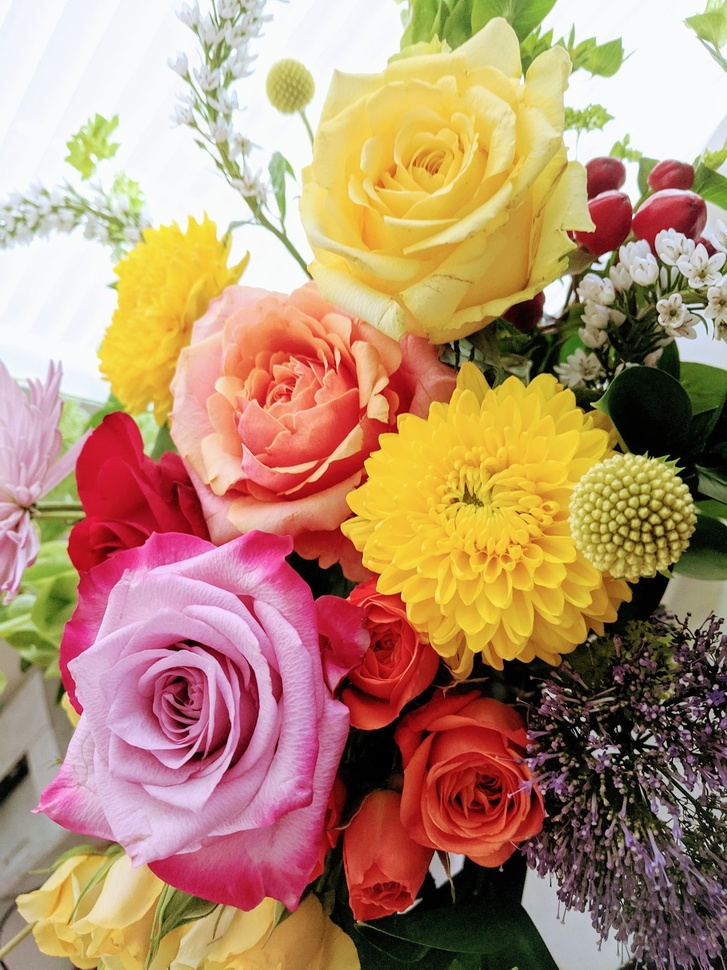
#> input picture image1.jpg, 727 x 970 px, shrunk from 1440 x 1920 before the run
$ jupyter execute image_compression.ipynb
#> lines starting #> are read from the running program, lines starting #| are printed output that depends on the picture; long printed decimals are rounded
[cell 1]
import cv2
import numpy as np
from sklearn.decomposition import PCA
import matplotlib.pyplot as plt

[cell 2]
image = cv2.imread('image1.jpg')
#> image is the input picture: shape (970, 727, 3); mean B, G, R 112.7, 142.5, 180.1
image = cv2.cvtColor(image , cv2.COLOR_BGR2RGB)
image.shape
#> Out = (970, 727, 3)

[cell 3]
prev_size = image.size
#> prev_size = 2115570

[cell 4]
plt.imshow(image)

[cell 5]
r , g , b = cv2.split(image)
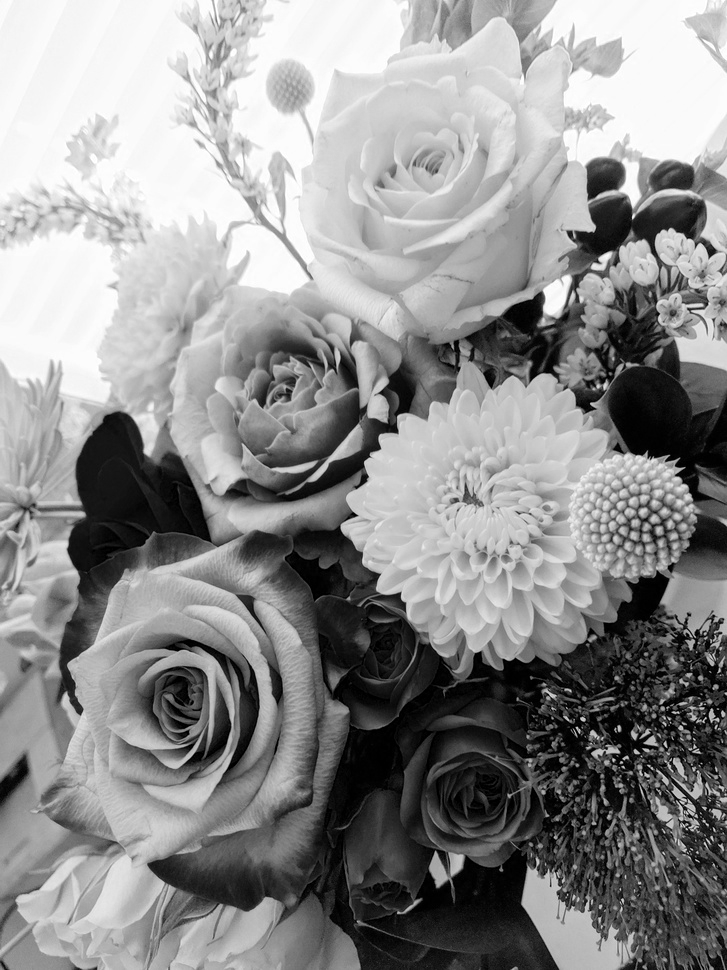
#> g: shape (970, 727); min 0, max 255, mean 142.5
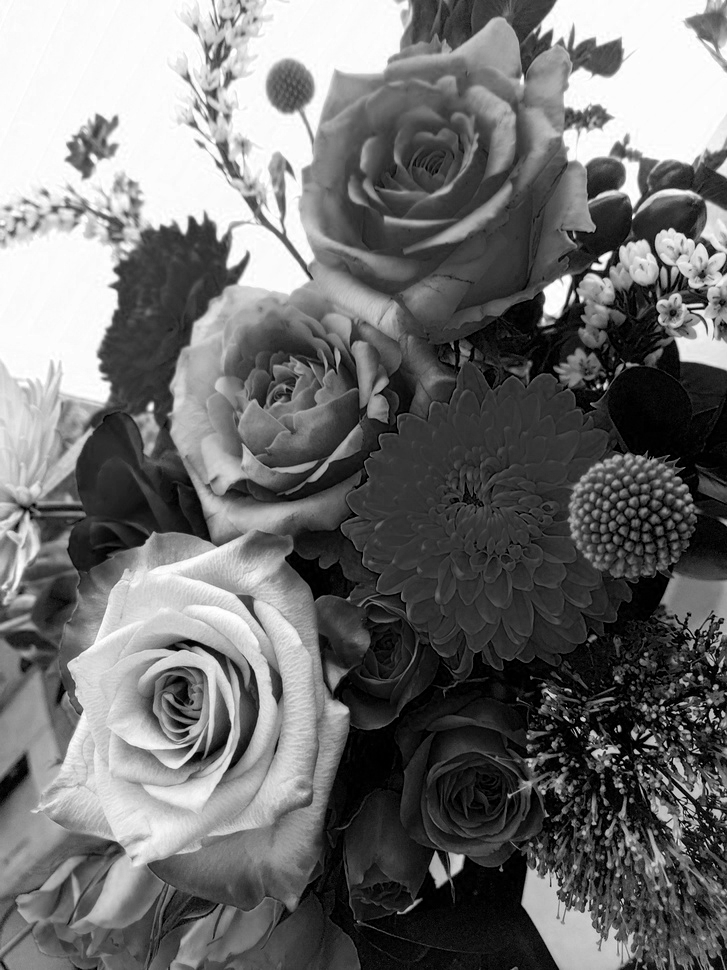
#> b: shape (970, 727); min 0, max 255, mean 112.7
r , g , b = r/255 , g/255 , b/255

[cell 6]
components = 100
pca_r = PCA(n_components=components)
reduced_r = pca_r.fit_transform(r)
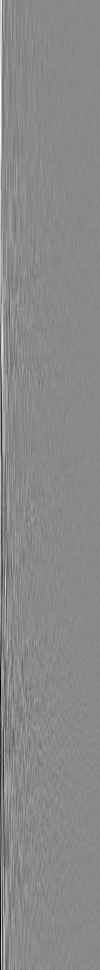
#> reduced_r: shape (970, 100) float64; min -7.89, max 6.72, mean 5.98e-16; drawn with min black and max white

pca_g = PCA(n_components=components)
reduced_g = pca_g.fit_transform(g)
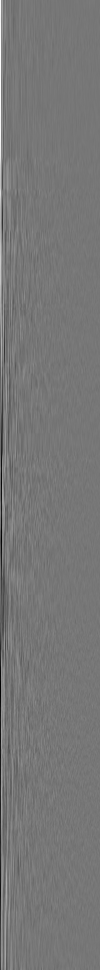
#> reduced_g: shape (970, 100) float64; min -8.56, max 9.76, mean -2.84e-16; drawn with min black and max white

pca_b = PCA(n_components=components)
reduced_b = pca_b.fit_transform(b)
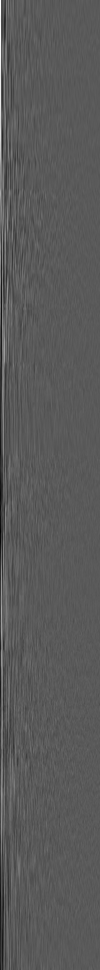
#> reduced_b: shape (970, 100) float64; min -5.99, max 10.99, mean 3.89e-16; drawn with min black and max white

[cell 7]
combined = np.array([reduced_r , reduced_g , reduced_b])
compressed_size = combined.size
#> compressed_size = 291000

[cell 8]
reconstructed_r = pca_r.inverse_transform(reduced_r)
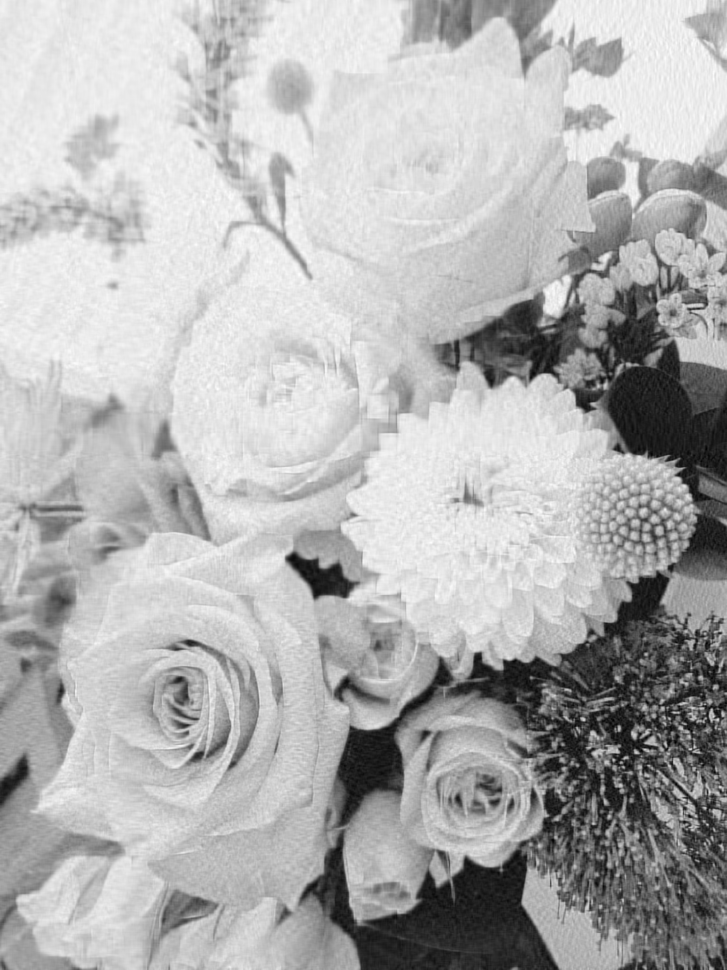
#> reconstructed_r: shape (970, 727) float64; min -0.12, max 1.06, mean 0.706; drawn with min black and max white
reconstructed_g = pca_g.inverse_transform(reduced_g)
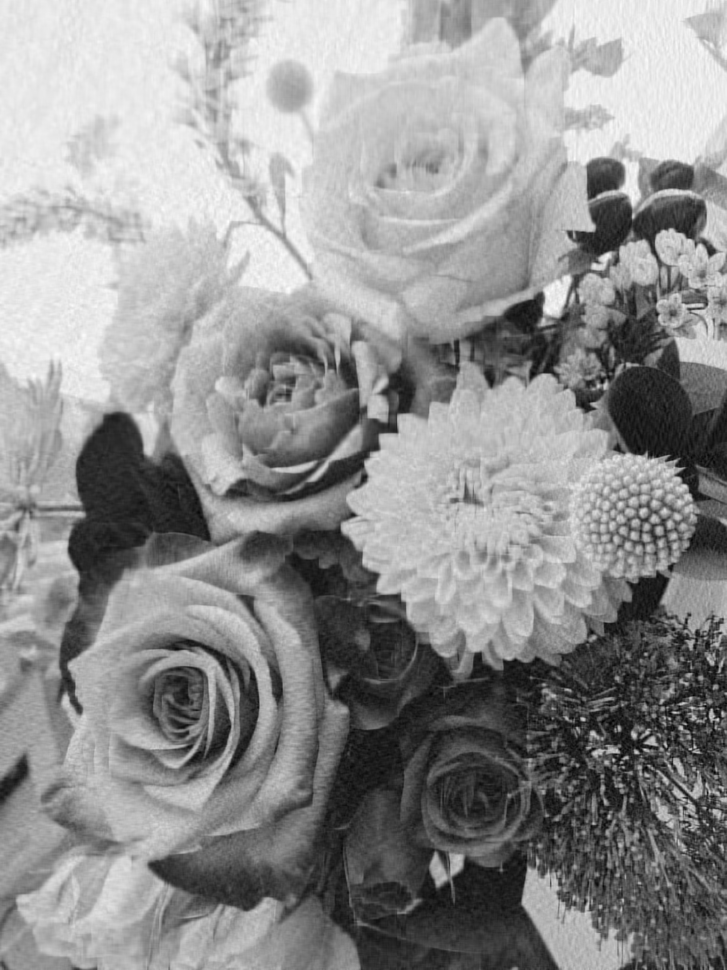
#> reconstructed_g: shape (970, 727) float64; min -0.126, max 1.08, mean 0.559; drawn with min black and max white
reconstructed_b = pca_b.inverse_transform(reduced_b)
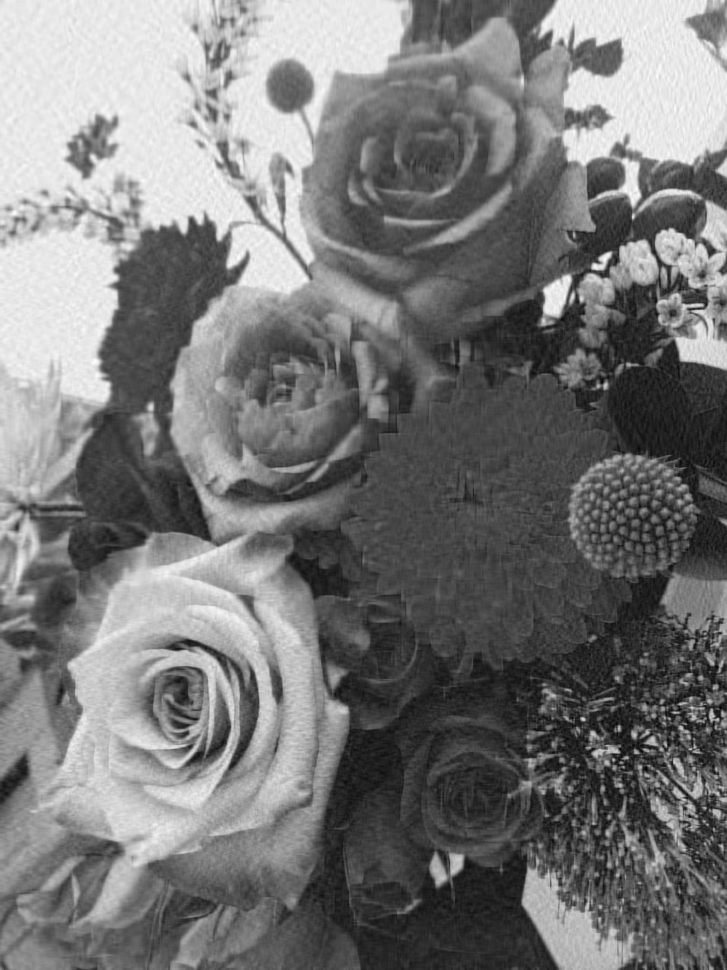
#> reconstructed_b: shape (970, 727) float64; min -0.144, max 1.1, mean 0.442; drawn with min black and max white

[cell 9]
reconstructed_image = cv2.merge((reconstructed_r , reconstructed_g , reconstructed_b))
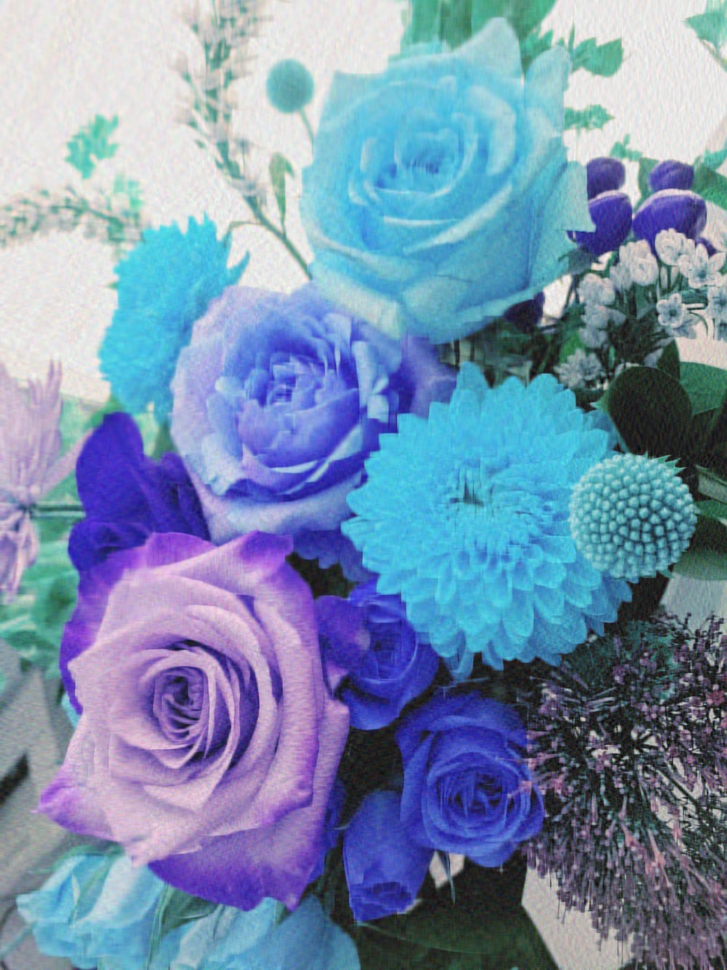
#> reconstructed_image: shape (970, 727, 3) float64; mean of channels 0, 1, 2 0.706, 0.559, 0.442; drawn with min black and max white

[cell 10]
fig = plt.figure(figsize=(5, 5))

fig.add_subplot(1, 2, 1)
plt.title('Original')
plt.imshow(image)

fig.add_subplot(1, 2, 2)
plt.title('Reconstructed')
plt.imshow(reconstructed_image)
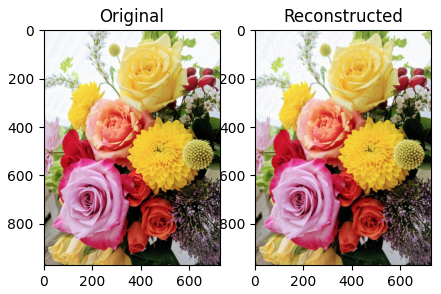
#> figure drawn by matplotlib, 2 panels

[cell 11]
print(f"Total compression = {(prev_size - compressed_size)/prev_size} % ")
#| Total compression = 0.8624 %
